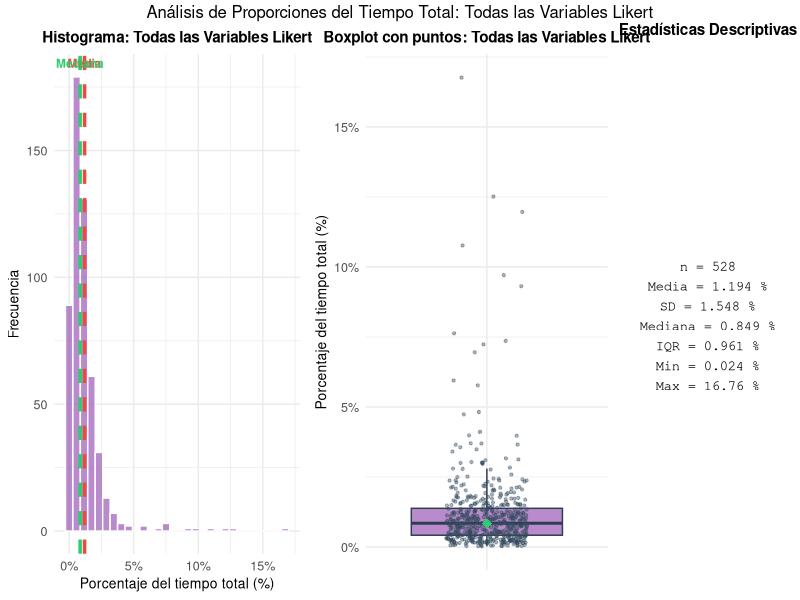
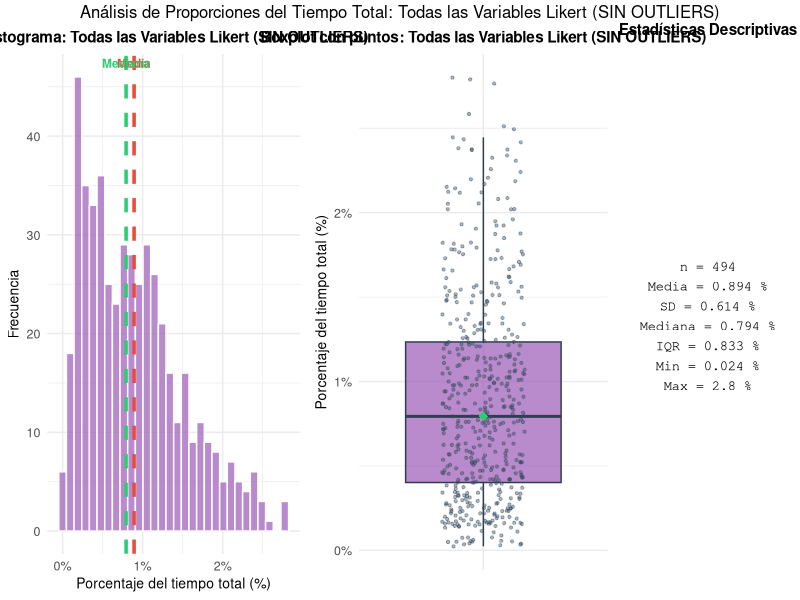
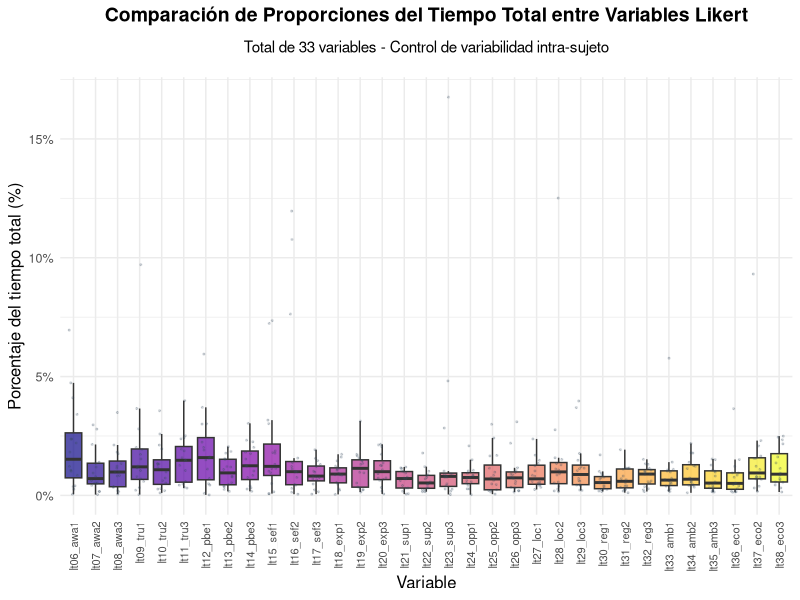
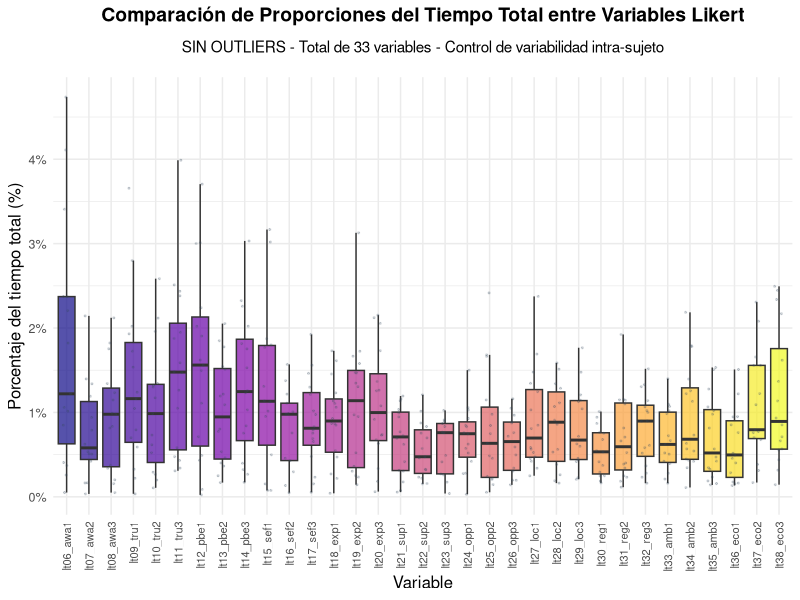
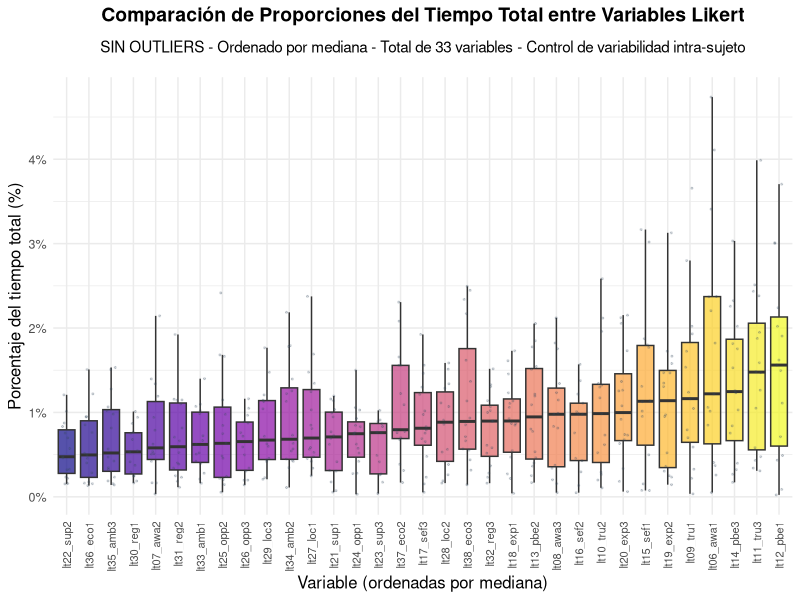
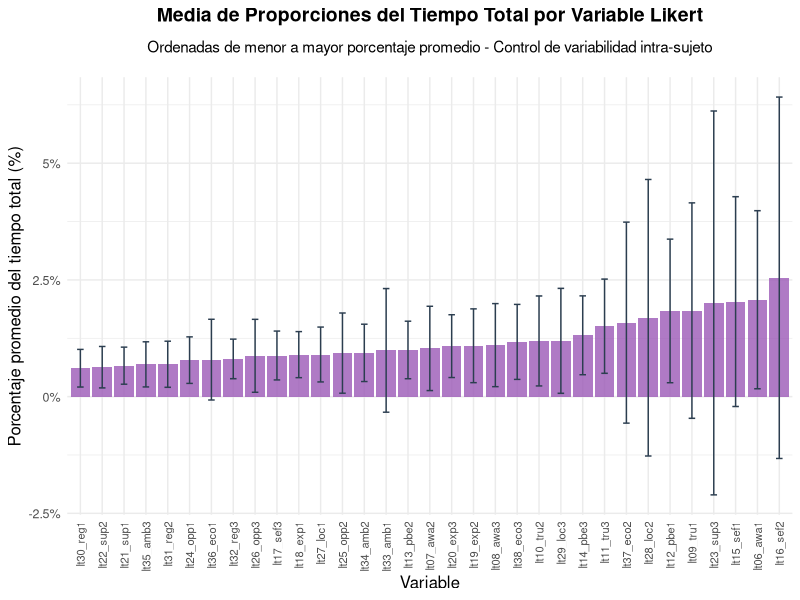
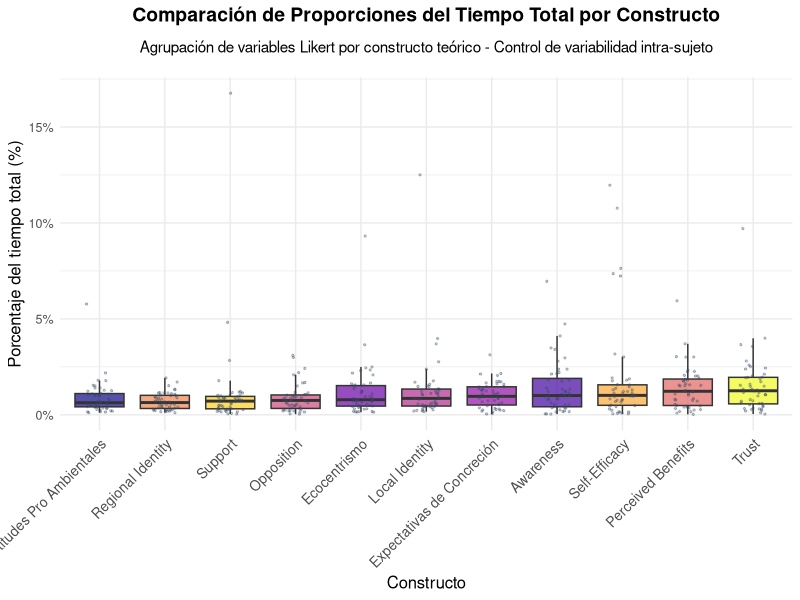
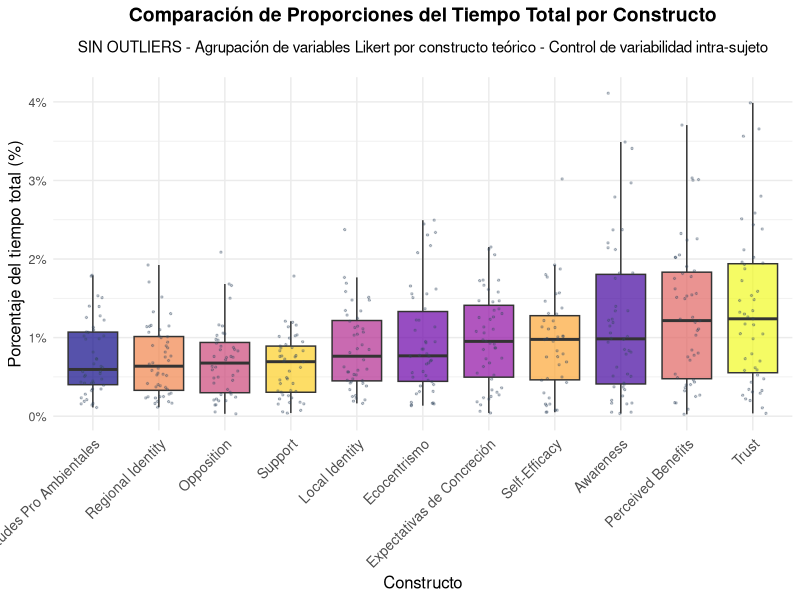

The R script that drew these images, in order:
# =============================================================================
# Análisis de Proporciones del Tiempo Total - Variables Likert
# Control de Variabilidad Intra-Sujeto
# =============================================================================

# Cargar librerías necesarias
if (!require("tidyverse")) install.packages("tidyverse", dependencies = TRUE)
if (!require("ggplot2")) install.packages("ggplot2", dependencies = TRUE)
if (!require("gridExtra")) install.packages("gridExtra", dependencies = TRUE)
if (!require("scales")) install.packages("scales", dependencies = TRUE)
if (!require("viridis")) install.packages("viridis", dependencies = TRUE)

library(tidyverse)
library(ggplot2)
library(gridExtra)
library(scales)
library(viridis)

# Cargar datos
datos <- read.csv("mapa-eh2-rt-anon.csv", stringsAsFactors = FALSE)

# Identificar variables Likert de tiempo de respuesta
vars_likert <- c(
  "lt06_awa1", "lt07_awa2", "lt08_awa3",
  "lt09_tru1", "lt10_tru2", "lt11_tru3",
  "lt12_pbe1", "lt13_pbe2", "lt14_pbe3",
  "lt15_sef1", "lt16_sef2", "lt17_sef3",
  "lt18_exp1", "lt19_exp2", "lt20_exp3",
  "lt21_sup1", "lt22_sup2", "lt23_sup3",
  "lt24_opp1", "lt25_opp2", "lt26_opp3",
  "lt27_loc1", "lt28_loc2", "lt29_loc3",
  "lt30_reg1", "lt31_reg2", "lt32_reg3",
  "lt33_amb1", "lt34_amb2", "lt35_amb3",
  "lt36_eco1", "lt37_eco2", "lt38_eco3"
)

# Verificar que las variables existen
vars_existentes <- vars_likert[vars_likert %in% names(datos)]
cat("=== ANÁLISIS DE PROPORCIONES DEL TIEMPO TOTAL ===\n")
cat("Variables Likert encontradas:", length(vars_existentes), "de", length(vars_likert), "\n\n")

# Verificar que existe tott
if (!"tott" %in% names(datos)) {
  stop("La variable 'tott' (tiempo total) no se encuentra en el dataset")
}

# Crear ID de persona
datos$persona_id <- 1:nrow(datos)

# Calcular proporciones del tiempo total para cada item Likert
cat("Calculando proporciones del tiempo total por persona...\n\n")

# Preparar datos: calcular porcentaje del tiempo total para cada variable Likert
datos_proporciones <- datos %>%
  select(persona_id, tott, all_of(vars_existentes)) %>%
  mutate(tott = as.numeric(tott)) %>%
  # Convertir a formato largo
  pivot_longer(
    cols = all_of(vars_existentes),
    names_to = "variable",
    values_to = "tiempo"
  ) %>%
  mutate(
    tiempo = as.numeric(tiempo),
    # Calcular porcentaje del tiempo total
    porcentaje = ifelse(
      !is.na(tott) & tott > 0 & !is.na(tiempo) & tiempo > 0,
      (tiempo / tott) * 100,
      NA
    )
  ) %>%
  filter(!is.na(porcentaje) & porcentaje > 0)

cat("Total de observaciones con proporciones válidas:", nrow(datos_proporciones), "\n")
cat("Número de personas:", length(unique(datos_proporciones$persona_id)), "\n\n")

# Función para calcular estadísticas descriptivas
calcular_estadisticas <- function(x, nombre_var) {
  x_limpio <- x[!is.na(x) & x > 0]
  
  if (length(x_limpio) == 0) {
    return(data.frame(
      variable = nombre_var,
      n = 0,
      media = NA,
      sd = NA,
      mediana = NA,
      q25 = NA,
      q75 = NA,
      iqr = NA,
      min = NA,
      max = NA
    ))
  }
  
  data.frame(
    variable = nombre_var,
    n = length(x_limpio),
    media = mean(x_limpio),
    sd = sd(x_limpio),
    mediana = median(x_limpio),
    q25 = quantile(x_limpio, 0.25),
    q75 = quantile(x_limpio, 0.75),
    iqr = IQR(x_limpio),
    min = min(x_limpio),
    max = max(x_limpio)
  )
}

# Función para identificar outliers usando IQR
identificar_outliers <- function(x) {
  Q1 <- quantile(x, 0.25, na.rm = TRUE)
  Q3 <- quantile(x, 0.75, na.rm = TRUE)
  IQR_val <- IQR(x, na.rm = TRUE)
  limite_inferior <- Q1 - 1.5 * IQR_val
  limite_superior <- Q3 + 1.5 * IQR_val
  return(x >= limite_inferior & x <= limite_superior)
}

# Calcular estadísticas para cada variable Likert (en porcentajes)
cat("Calculando estadísticas por variable...\n")
estadisticas_individuales <- map_dfr(vars_existentes, function(var) {
  datos_var <- datos_proporciones %>%
    filter(variable == var)
  calcular_estadisticas(datos_var$porcentaje, var)
})

# Imprimir estadísticas individuales (resumen)
cat("=== ESTADÍSTICAS POR VARIABLE (Porcentaje del tiempo total) ===\n")
print(estadisticas_individuales %>% 
  select(variable, n, media, mediana, sd, min, max) %>%
  arrange(media))
cat("\n")

# Guardar estadísticas completas
write.csv(
  estadisticas_individuales,
  file = "estadisticas_proporciones_likert_individuales.csv",
  row.names = FALSE
)
cat("Estadísticas guardadas: estadisticas_proporciones_likert_individuales.csv\n\n")

# Estadísticas combinadas
estadisticas_combinadas <- calcular_estadisticas(datos_proporciones$porcentaje, "Todas las Likert")
cat("=== ESTADÍSTICAS COMBINADAS (Todas las variables Likert) ===\n")
print(estadisticas_combinadas)
cat("\n")

# Función para crear gráfico combinado (histograma + boxplot con puntos)
crear_grafico_combinado <- function(data, var_name, titulo) {
  # Preparar datos
  data_limpio <- data %>%
    filter(!is.na(porcentaje) & porcentaje > 0)
  
  if (nrow(data_limpio) == 0) {
    return(NULL)
  }
  
  # Calcular estadísticas para el gráfico
  stats <- calcular_estadisticas(data_limpio$porcentaje, var_name)
  
  # Crear histograma
  hist_plot <- ggplot(data_limpio, aes(x = porcentaje)) +
    geom_histogram(bins = 30, fill = "#9B59B6", color = "white", alpha = 0.7) +
    geom_vline(xintercept = stats$media, color = "#E74C3C", linetype = "dashed", linewidth = 1.2) +
    geom_vline(xintercept = stats$mediana, color = "#2ECC71", linetype = "dashed", linewidth = 1.2) +
    annotate("text", x = stats$media, y = Inf, label = "Media", 
             color = "#E74C3C", vjust = 1.5, hjust = 0.5, size = 3, fontface = "bold") +
    annotate("text", x = stats$mediana, y = Inf, label = "Mediana", 
             color = "#2ECC71", vjust = 1.5, hjust = 0.5, size = 3, fontface = "bold") +
    labs(
      title = paste0("Histograma: ", titulo),
      x = "Porcentaje del tiempo total (%)",
      y = "Frecuencia"
    ) +
    theme_minimal() +
    theme(
      plot.title = element_text(size = 11, face = "bold", hjust = 0.5),
      axis.text = element_text(size = 9),
      axis.title = element_text(size = 10)
    ) +
    scale_x_continuous(labels = function(x) paste0(x, "%"))
  
  # Crear boxplot con puntos individuales
  box_plot <- ggplot(data_limpio, aes(x = "", y = porcentaje)) +
    geom_boxplot(
      fill = "#9B59B6",
      color = "#2C3E50",
      alpha = 0.7,
      outlier.shape = NA
    ) +
    geom_jitter(
      width = 0.2,
      height = 0,
      alpha = 0.4,
      color = "#34495E",
      size = 0.8
    ) +
    geom_point(
      data = data.frame(x = "", y = stats$mediana),
      aes(x = x, y = y),
      color = "#2ECC71",
      size = 3,
      shape = 18
    ) +
    labs(
      title = paste0("Boxplot con puntos: ", titulo),
      x = "",
      y = "Porcentaje del tiempo total (%)"
    ) +
    theme_minimal() +
    theme(
      plot.title = element_text(size = 11, face = "bold", hjust = 0.5),
      axis.text.x = element_blank(),
      axis.text.y = element_text(size = 9),
      axis.title = element_text(size = 10),
      axis.ticks.x = element_blank()
    ) +
    scale_y_continuous(labels = function(x) paste0(x, "%"))
  
  # Crear tabla de estadísticas
  stats_text <- paste0(
    "n = ", stats$n, "\n",
    "Media = ", round(stats$media, 3), " %\n",
    "SD = ", round(stats$sd, 3), " %\n",
    "Mediana = ", round(stats$mediana, 3), " %\n",
    "IQR = ", round(stats$iqr, 3), " %\n",
    "Min = ", round(stats$min, 3), " %\n",
    "Max = ", round(stats$max, 3), " %"
  )
  
  stats_table <- ggplot() +
    annotate(
      "text",
      x = 0.5,
      y = 0.5,
      label = stats_text,
      size = 3.5,
      hjust = 0.5,
      vjust = 0.5,
      family = "mono"
    ) +
    theme_void() +
    labs(title = "Estadísticas Descriptivas") +
    theme(
      plot.title = element_text(size = 11, face = "bold", hjust = 0.5, margin = margin(b = 10))
    )
  
  # Combinar gráficos
  grid.arrange(
    hist_plot,
    box_plot,
    stats_table,
    ncol = 3,
    widths = c(2, 2, 1.2),
    top = paste0("Análisis de Proporciones del Tiempo Total: ", titulo)
  )
}

# Crear gráfico combinado para todas las variables Likert juntas
cat("Generando gráfico combinado (todas las variables Likert)...\n\n")

png(
  filename = "grafico_proporciones_todas_likert.png",
  width = 14,
  height = 5,
  units = "in",
  res = 300
)

crear_grafico_combinado(datos_proporciones, "Todas", "Todas las Variables Likert")

dev.off()

cat("Gráfico guardado: grafico_proporciones_todas_likert.png\n\n")

# Versión sin outliers del gráfico combinado
cat("Generando gráfico combinado SIN OUTLIERS...\n\n")

# Identificar outliers en todos los porcentajes combinados
datos_proporciones_sin_outliers_combinado <- datos_proporciones %>%
  filter(identificar_outliers(porcentaje))

png(
  filename = "grafico_proporciones_todas_likert_sin_outliers.png",
  width = 14,
  height = 5,
  units = "in",
  res = 300
)

crear_grafico_combinado(datos_proporciones_sin_outliers_combinado, "Todas", "Todas las Variables Likert (SIN OUTLIERS)")

dev.off()

cat("Gráfico guardado: grafico_proporciones_todas_likert_sin_outliers.png\n\n")

# Crear gráfico comparativo: todas las variables en un solo panel
cat("Generando gráfico comparativo...\n\n")

# Boxplot comparativo
boxplot_comparativo <- ggplot(datos_proporciones, aes(x = variable, y = porcentaje, fill = variable)) +
  geom_boxplot(alpha = 0.7, outlier.shape = NA) +
  geom_jitter(width = 0.2, alpha = 0.2, size = 0.4, color = "#34495E") +
  scale_fill_viridis_d(option = "plasma", guide = "none") +
  labs(
    title = "Comparación de Proporciones del Tiempo Total entre Variables Likert",
    subtitle = paste("Total de", length(vars_existentes), "variables - Control de variabilidad intra-sujeto"),
    x = "Variable",
    y = "Porcentaje del tiempo total (%)"
  ) +
  theme_minimal() +
  theme(
    plot.title = element_text(size = 14, face = "bold", hjust = 0.5, margin = margin(b = 10)),
    plot.subtitle = element_text(size = 11, hjust = 0.5, margin = margin(b = 15)),
    axis.text.x = element_text(angle = 90, hjust = 1, vjust = 0.5, size = 8),
    axis.text.y = element_text(size = 9),
    axis.title = element_text(size = 12),
    legend.position = "none"
  ) +
  scale_y_continuous(labels = function(x) paste0(x, "%"))

# Guardar gráfico comparativo
png(
  filename = "grafico_proporciones_comparativo_likert.png",
  width = 16,
  height = 8,
  units = "in",
  res = 300
)

print(boxplot_comparativo)
dev.off()

cat("Gráfico guardado: grafico_proporciones_comparativo_likert.png\n\n")

# Versión sin outliers del gráfico comparativo
cat("Generando gráfico comparativo SIN OUTLIERS...\n\n")

# Identificar outliers por variable
datos_proporciones_sin_outliers <- datos_proporciones %>%
  group_by(variable) %>%
  mutate(es_outlier = !identificar_outliers(porcentaje)) %>%
  ungroup() %>%
  filter(!es_outlier)

boxplot_comparativo_sin_outliers <- ggplot(datos_proporciones_sin_outliers, aes(x = variable, y = porcentaje, fill = variable)) +
  geom_boxplot(alpha = 0.7, outlier.shape = NA) +
  geom_jitter(width = 0.2, alpha = 0.2, size = 0.4, color = "#34495E") +
  scale_fill_viridis_d(option = "plasma", guide = "none") +
  labs(
    title = "Comparación de Proporciones del Tiempo Total entre Variables Likert",
    subtitle = paste("SIN OUTLIERS - Total de", length(vars_existentes), "variables - Control de variabilidad intra-sujeto"),
    x = "Variable",
    y = "Porcentaje del tiempo total (%)"
  ) +
  theme_minimal() +
  theme(
    plot.title = element_text(size = 14, face = "bold", hjust = 0.5, margin = margin(b = 10)),
    plot.subtitle = element_text(size = 11, hjust = 0.5, margin = margin(b = 15)),
    axis.text.x = element_text(angle = 90, hjust = 1, vjust = 0.5, size = 8),
    axis.text.y = element_text(size = 9),
    axis.title = element_text(size = 12),
    legend.position = "none"
  ) +
  scale_y_continuous(labels = function(x) paste0(x, "%"))

png(
  filename = "grafico_proporciones_comparativo_likert_sin_outliers.png",
  width = 16,
  height = 8,
  units = "in",
  res = 300
)

print(boxplot_comparativo_sin_outliers)
dev.off()

cat("Gráfico guardado: grafico_proporciones_comparativo_likert_sin_outliers.png\n\n")

# Versión ordenada por mediana del gráfico comparativo sin outliers
cat("Generando gráfico comparativo SIN OUTLIERS ordenado por mediana...\n\n")

# Calcular medianas por variable para ordenar
medianas_por_variable <- datos_proporciones_sin_outliers %>%
  group_by(variable) %>%
  summarise(mediana = median(porcentaje), .groups = "drop") %>%
  arrange(mediana)

# Crear factor ordenado por mediana
datos_proporciones_sin_outliers_ordenado <- datos_proporciones_sin_outliers %>%
  mutate(
    variable_ordenada = factor(variable, levels = medianas_por_variable$variable)
  )

boxplot_comparativo_sin_outliers_ordenado <- ggplot(
  datos_proporciones_sin_outliers_ordenado, 
  aes(x = variable_ordenada, y = porcentaje, fill = variable_ordenada)
) +
  geom_boxplot(alpha = 0.7, outlier.shape = NA) +
  geom_jitter(width = 0.2, alpha = 0.2, size = 0.4, color = "#34495E") +
  scale_fill_viridis_d(option = "plasma", guide = "none") +
  labs(
    title = "Comparación de Proporciones del Tiempo Total entre Variables Likert",
    subtitle = paste("SIN OUTLIERS - Ordenado por mediana - Total de", length(vars_existentes), "variables - Control de variabilidad intra-sujeto"),
    x = "Variable (ordenadas por mediana)",
    y = "Porcentaje del tiempo total (%)"
  ) +
  theme_minimal() +
  theme(
    plot.title = element_text(size = 14, face = "bold", hjust = 0.5, margin = margin(b = 10)),
    plot.subtitle = element_text(size = 11, hjust = 0.5, margin = margin(b = 15)),
    axis.text.x = element_text(angle = 90, hjust = 1, vjust = 0.5, size = 8),
    axis.text.y = element_text(size = 9),
    axis.title = element_text(size = 12),
    legend.position = "none"
  ) +
  scale_y_continuous(labels = function(x) paste0(x, "%"))

png(
  filename = "grafico_proporciones_comparativo_likert_sin_outliers_ordenado_mediana.png",
  width = 16,
  height = 8,
  units = "in",
  res = 300
)

print(boxplot_comparativo_sin_outliers_ordenado)
dev.off()

cat("Gráfico guardado: grafico_proporciones_comparativo_likert_sin_outliers_ordenado_mediana.png\n\n")

# Crear gráfico de distribución de medias por variable
cat("Generando gráfico de distribución de medias...\n\n")

medias_plot <- estadisticas_individuales %>%
  ggplot(aes(x = reorder(variable, media), y = media)) +
  geom_bar(stat = "identity", fill = "#9B59B6", alpha = 0.8) +
  geom_errorbar(
    aes(ymin = media - sd, ymax = media + sd),
    width = 0.3,
    color = "#2C3E50",
    linewidth = 0.5
  ) +
  labs(
    title = "Media de Proporciones del Tiempo Total por Variable Likert",
    subtitle = "Ordenadas de menor a mayor porcentaje promedio - Control de variabilidad intra-sujeto",
    x = "Variable",
    y = "Porcentaje promedio del tiempo total (%)"
  ) +
  theme_minimal() +
  theme(
    plot.title = element_text(size = 14, face = "bold", hjust = 0.5, margin = margin(b = 10)),
    plot.subtitle = element_text(size = 11, hjust = 0.5, margin = margin(b = 15)),
    axis.text.x = element_text(angle = 90, hjust = 1, vjust = 0.5, size = 8),
    axis.text.y = element_text(size = 9),
    axis.title = element_text(size = 12)
  ) +
  scale_y_continuous(labels = function(x) paste0(x, "%"))

png(
  filename = "grafico_proporciones_barras_medias_likert.png",
  width = 16,
  height = 8,
  units = "in",
  res = 300
)

print(medias_plot)
dev.off()

cat("Gráfico guardado: grafico_proporciones_barras_medias_likert.png\n\n")

# Agrupar variables por constructo
datos_proporciones_constructo <- datos_proporciones %>%
  mutate(
    constructo = case_when(
      str_detect(variable, "awa") ~ "Awareness",
      str_detect(variable, "tru") ~ "Trust",
      str_detect(variable, "pbe") ~ "Perceived Benefits",
      str_detect(variable, "sef") ~ "Self-Efficacy",
      str_detect(variable, "exp") ~ "Expectativas de Concreción",
      str_detect(variable, "sup") ~ "Support",
      str_detect(variable, "opp") ~ "Opposition",
      str_detect(variable, "loc") ~ "Local Identity",
      str_detect(variable, "reg") ~ "Regional Identity",
      str_detect(variable, "amb") ~ "Actitudes Pro Ambientales",
      str_detect(variable, "eco") ~ "Ecocentrismo",
      TRUE ~ "Otro"
    )
  )

# Estadísticas por constructo
estadisticas_constructo <- datos_proporciones_constructo %>%
  group_by(constructo) %>%
  summarise(
    n = n(),
    media = mean(porcentaje),
    mediana = median(porcentaje),
    sd = sd(porcentaje),
    .groups = "drop"
  ) %>%
  arrange(media)

cat("=== ESTADÍSTICAS POR CONSTRUCTO (Proporciones) ===\n")
print(estadisticas_constructo)
cat("\n")

# Gráfico comparativo por constructo
constructo_plot <- datos_proporciones_constructo %>%
  ggplot(aes(x = reorder(constructo, porcentaje, median), y = porcentaje, fill = constructo)) +
  geom_boxplot(alpha = 0.7, outlier.shape = NA) +
  geom_jitter(width = 0.2, alpha = 0.3, size = 0.5, color = "#34495E") +
  scale_fill_viridis_d(option = "plasma", guide = "none") +
  labs(
    title = "Comparación de Proporciones del Tiempo Total por Constructo",
    subtitle = "Agrupación de variables Likert por constructo teórico - Control de variabilidad intra-sujeto",
    x = "Constructo",
    y = "Porcentaje del tiempo total (%)"
  ) +
  theme_minimal() +
  theme(
    plot.title = element_text(size = 14, face = "bold", hjust = 0.5, margin = margin(b = 10)),
    plot.subtitle = element_text(size = 11, hjust = 0.5, margin = margin(b = 15)),
    axis.text.x = element_text(angle = 45, hjust = 1, size = 10),
    axis.text.y = element_text(size = 9),
    axis.title = element_text(size = 12),
    legend.position = "none"
  ) +
  scale_y_continuous(labels = function(x) paste0(x, "%"))

png(
  filename = "grafico_proporciones_constructos_likert.png",
  width = 12,
  height = 7,
  units = "in",
  res = 300
)

print(constructo_plot)
dev.off()

cat("Gráfico guardado: grafico_proporciones_constructos_likert.png\n\n")

# Versión sin outliers del gráfico por constructo
cat("Generando gráfico por constructo SIN OUTLIERS...\n\n")

datos_proporciones_constructo_sin_outliers <- datos_proporciones_constructo %>%
  group_by(constructo) %>%
  mutate(es_outlier = !identificar_outliers(porcentaje)) %>%
  ungroup() %>%
  filter(!es_outlier)

constructo_plot_sin_outliers <- datos_proporciones_constructo_sin_outliers %>%
  ggplot(aes(x = reorder(constructo, porcentaje, median), y = porcentaje, fill = constructo)) +
  geom_boxplot(alpha = 0.7, outlier.shape = NA) +
  geom_jitter(width = 0.2, alpha = 0.3, size = 0.5, color = "#34495E") +
  scale_fill_viridis_d(option = "plasma", guide = "none") +
  labs(
    title = "Comparación de Proporciones del Tiempo Total por Constructo",
    subtitle = "SIN OUTLIERS - Agrupación de variables Likert por constructo teórico - Control de variabilidad intra-sujeto",
    x = "Constructo",
    y = "Porcentaje del tiempo total (%)"
  ) +
  theme_minimal() +
  theme(
    plot.title = element_text(size = 14, face = "bold", hjust = 0.5, margin = margin(b = 10)),
    plot.subtitle = element_text(size = 11, hjust = 0.5, margin = margin(b = 15)),
    axis.text.x = element_text(angle = 45, hjust = 1, size = 10),
    axis.text.y = element_text(size = 9),
    axis.title = element_text(size = 12),
    legend.position = "none"
  ) +
  scale_y_continuous(labels = function(x) paste0(x, "%"))

png(
  filename = "grafico_proporciones_constructos_likert_sin_outliers.png",
  width = 12,
  height = 7,
  units = "in",
  res = 300
)

print(constructo_plot_sin_outliers)
dev.off()

cat("Gráfico guardado: grafico_proporciones_constructos_likert_sin_outliers.png\n\n")

cat("=== ANÁLISIS DE PROPORCIONES COMPLETADO ===\n")
cat("Este análisis controla la variabilidad intra-sujeto normalizando por el tiempo total.\n")
cat("Total de variables Likert analizadas:", length(vars_existentes), "\n")
